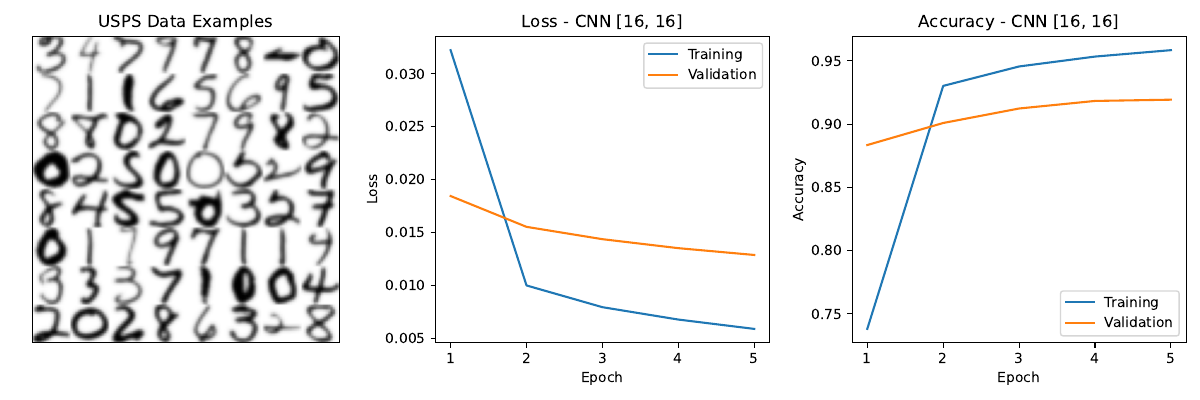

Reproduce this figure in Python.
#!/usr/bin/env python
# -*- coding: utf-8 -*-

"""
COMP0088 lab exercises for week 6.

Add your code as specified below.

A simple test driver is included in this script. Call it at the command line like this:

  $ python week_6.py

A 3-panel figure, `week_6.pdf`, will be generated so you can check it's doing what you
want. You should not need to edit the driver code, though you can if you wish.
"""

import utils
import sys
import os
import os.path
import argparse
from time import perf_counter

import numpy as np
import numpy.random
import matplotlib
import matplotlib.pyplot as plt

import torch
from torch import nn
from torch.utils.data import DataLoader, Subset
from torchvision import datasets
from torchvision.transforms import ToTensor

import ssl
ssl._create_default_https_context = ssl._create_unverified_context


# these will be extracted from data anyway, but
# these are the defaults for MNIST
INPUT_SHAPE = [1, 28, 28]
INPUT_SIZE = np.prod(INPUT_SHAPE)

# default layer configurations for the different model types
DEFAULT_MLP = [32, 32]
DEFAULT_CNN = [16, 16]
DEFAULT_RNN = [64, 1]

NUM_CLASSES = 10

# -- placeholder model class --


class Model(nn.Module):
    """
    Trivial PyTorch linear model to act as a placeholder
    and parent for the different task classes.
    """

    def __init__(self, input=INPUT_SIZE, output=NUM_CLASSES):
        """
        Initialise the model.

        The data passed to all the models this week is *image* data.
        Here we flatten it into a vector and apply a single linear
        layer with no activation.

        # Arguments
            input: the input size for the linear layer
            output: the output size for the linear layer
        """
        super().__init__()
        self.linear = nn.Sequential(nn.Flatten(), nn.Linear(input, output))

    def forward(self, x):
        """
        Execute a forward pass of the model.

        # Arguments
            x: the input data to the first layer

        # Returns
            output tensor from the last layer
        """
        return self.linear(x)


# ADD YOUR CODE BELOW

# -- Question 1 --

def train_epoch(model, dataloader, loss_function, optimiser):
    """
    Train a model on a single epoch of data.

    # Arguments
        model: a pytorch model (eg one of the above nn.Module subclasses)
        dataloader: a pytorch dataloader that will iterate over the dataset
            in batches
        loss_function: a pytorch loss function tensor
        optimiser: optimiser to use for training

    # Returns:
        loss: mean loss over the whole epoch
        accuracy: mean prediction accuracy over the epoch
    """
    t0 = perf_counter()
    model.train()
    total_loss, correct = 0, 0
    size = len(dataloader.dataset)
    
    for batch, (X, y) in enumerate(dataloader):
        X = X.to(device)
        y = y.to(device)
        preds = model(X)
        loss = loss_function(preds, y)
        total_loss += loss.item()
        
        correct += (preds.argmax(1) == y).type(torch.float).sum().item()

        optimiser.zero_grad()
        loss.backward()
        optimiser.step()

        """ if batch % 100 == 0:
            loss, current = loss.item(), batch * len(X)
            print(f'loss: {loss:>5f} [{current:>5d}/{size:>5d}, {perf_counter() - t0:.1f}s]') """

    return total_loss/size, correct/size


def test_epoch(model, dataloader, loss_function):
    """
    Evaluate a model on a dataset.

    # Arguments
        model: a pytorch model (eg one of the above nn.Module subclasses)
        dataloader: a pytorch dataloader that will iterate over the dataset
            in batches
        loss_function: a pytorch loss function tensor

    # Returns:
        loss: mean loss over the whole epoch
        accuracy: mean prediction accuracy over the epoch
    """
    model.eval()
    total_loss, correct = 0, 0
    t0 = perf_counter()
    size = len(dataloader.dataset)
    
    with torch.no_grad():
        for X, y in dataloader:
            X = X.to(device)
            y = y.to(device)
            preds = model(X)
            loss = loss_function(preds, y)
            
            total_loss += loss.item()
            correct += (preds.argmax(1) == y).type(torch.float).sum().item()
          
    return total_loss/size, correct/size



# -- Question 2 --

class MLP(Model):
    """
    Simple multi-layer perceptron model for image classification.
    """

    def __init__(self, input=INPUT_SIZE, spec=DEFAULT_MLP, output=NUM_CLASSES):
        """
        Initialise the multi-layer perceptron with the specified arrangement
        of fully-connected layers, using ReLU activation on each layer.

        Note that the data passed to this model (as for all models this
        week) will be *image* data, so the first layer in the model
        should be a Flatten layer, to turn the C * W * H pixel arrays
        into one dimensional ones.

        # Arguments
            input: the input size for the first hidden layer
            spec: a list of sizes for the intermediate layers
            output: the output size for the final layer
        """
        super().__init__(input, output)
        
        layers = [nn.Flatten()]
        nodes = [input] + spec + [output]    
        for i in range(len(nodes) - 1):
            layers += [nn.Linear(nodes[i], nodes[i+1], nn.ReLU())]
        self.layers = nn.Sequential(*layers)

    def forward(self, x):
        """
        Execute a forward pass of the model.

        # Arguments
            x: the input data to the first layer

        # Returns
            output tensor from the last layer
        """
        return self.layers(x)


# -- Question 3 --

class CNN(Model):
    """
    Simple convolutional neural network model for image classification.
    """

    def __init__(self, input=INPUT_SHAPE, spec=DEFAULT_CNN, output=NUM_CLASSES,
                 kernel=3, stride=2, padding=1):
        """
        Initialise the CNN with the specified arrangement of 2D convolutional
        layers and ReLU activations, with a final fully-connected layer to
        do the classification.

        # Arguments
            input: the input shape for the first convolutional layer
            spec: a list of numbers of channels for the convolutional layers
            output: the output size for the final fully-connected layer
            kernel: kernel size for all layers
            stride: convolution stride for all layers
            padding: amount of padding to add around each layer before convolving
        """
        super().__init__(np.prod(input), output)
        assert (len(spec) > 0)
        
        layers = [nn.Conv2d(input[0], spec[0], kernel, stride, padding), nn.ReLU()]
        
        out_size = int(np.floor(1 + (input[1] + 2 * padding - kernel) / stride))
        
        for ii in range(len(spec) - 1):
            layers += [ nn.Conv2d(spec[ii], spec[ii+1], kernel_size=kernel, stride=stride, padding=padding), nn.ReLU() ]
            out_size = int(np.floor(1 + (out_size + 2 * padding - kernel) / stride))
            
        layers += [ nn.Flatten(), nn.Linear(out_size * out_size * spec[-1], output) ]
        
        self.cnn = nn.Sequential(*layers)

    def forward(self, x):
        """
        Execute a forward pass of the model.

        # Arguments
            x: the input data to the first layer

        # Returns
            output tensor from the last layer
        """
        
        return self.cnn(x)


# -- Question 4 --

class RNN(Model):
    """
    Simple recurrent network model for image classification.
    """

    def __init__(self, input=INPUT_SHAPE, spec=DEFAULT_RNN, output=NUM_CLASSES,
                 unit_type='lstm'):
        """
        Initialise the RNN with the specified stack of recurrent layers,
        with a final fully-connected layer to do the classification.

        # Arguments
            input: the input shape for the image data.
                we assume [C, H, W] ordering and will process as a
                sequence of H inputs of size C*W
            spec: a list specifying the hidden size of each layer (at element 0)
                and optionally the number of such layers to stack (at element 1)
            output: the output size for the final fully-connected layer
            unit_type: what type of recurrent layers to use
                'lstm': use nn.LSTM
                'gru': use nn.GRU
                (anything else): use nn.RNN
        """
        super().__init__(np.prod(input), output)
        
        self.input_size = input[0] * input[2]   # channels * columns
        self.seq_size = input[1]                # rows
        self.hidden_size = spec[0]
        self.num_layers = spec[1] if len(spec) > 1 else 1
        self.output = output
        self.unit_type = unit_type
        
        cls = {
            'lstm' : nn.LSTM,
            'gru' : nn.GRU,
        }.get(unit_type, nn.RNN)
        
        self.rnn = cls(input_size=self.input_size, hidden_size=spec[0], num_layers=spec[1], batch_first=True)
        self.fc = nn.Linear(spec[0], output)
    

    def forward(self, X):
        """
        Execute a forward pass of the model.

        # Arguments
            X: the input data to the first layer

        # Returns
            output tensor from the last layer
        """
        
        return super().forward(X)


# TEST DRIVER

def subset_classes(vis_data, args):
    """
    Optionally reduce a torchvision dataset to a subset of its classes.
    Should allow for faster train & test cycles.

    Note that this depends on the dataset having labels in its
    `targets` attribute -- this is true of the 5 supported datasets
    here, but is not necessarily true of torch datasets in
    general. (For example, it is not true of a subsetted dataset
    returned from this function.)
    """
    if args.classes > 1:
        print(f'subsetting first {args.classes} classes')
        targets = np.array(vis_data.targets)
        return Subset(vis_data, np.flatnonzero(targets < args.classes))
    else:
        return vis_data


def process_args():
    ap = argparse.ArgumentParser(
        description='week 6 coursework script for COMP0088')
    ap.add_argument(
        '-s', '--seed', help='seed random number generator', type=int, default=None)

    # model configuration
    ap.add_argument('-M', '--model',
                    help='type of model to build', default='linear')
    ap.add_argument('-y', '--layers',
                    help='comma-sep list of hidden layer sizes', default=None)
    ap.add_argument('-k', '--kernel',
                    help='convolution kernel size', default=3, type=int)
    ap.add_argument('-S', '--stride', help='convolution stride',
                    default=2, type=int)
    ap.add_argument('-p', '--padding',
                    help='convolution padding', default=1, type=int)

    # training configuration
    ap.add_argument('-b', '--batch',
                    help='minibatch size to train', default=25, type=int)
    ap.add_argument('-e', '--epochs',
                    help='number of epochs to train', default=5, type=int)
    ap.add_argument('-l', '--lr', help='learning rate',
                    type=float, default=1e-2)
    ap.add_argument('-o', '--optim',
                    help='which optimiser to use', default='sgd')
    ap.add_argument('-m', '--momentum', help='learning momentum',
                    default=0.9, type=float)
    ap.add_argument(
        '-d', '--decay', help='weight decay (L2 regularisation)', default=0, type=float)
    ap.add_argument('-c', '--classes',
                    help='how many classes to use', default=0, type=int)

    ap.add_argument(
        '-C', '--cpu', help='use CPU even if CUDA available', action='store_true')

    # problem configuration
    ap.add_argument(
        '-D', '--data', help='name of dataset to load', default='usps')

    ap.add_argument('file', help='name of output file to produce',
                    nargs='?', default='week_6.pdf')
    return ap.parse_args()


if __name__ == '__main__':
    args = process_args()
    rng = numpy.random.default_rng(args.seed)
    if args.seed is not None:
        torch.manual_seed(args.seed)

    data, name = {
        'm': (datasets.MNIST, 'MNIST'),
        'f': (datasets.FashionMNIST, 'FashionMNIST'),
        'k': (datasets.KMNIST, 'Kuzushiji-MNIST'),
        'c': (datasets.CIFAR10, 'CIFAR10'),
    }.get(args.data.lower()[:1], (datasets.USPS, 'USPS'))

    t0 = perf_counter()
    print('loading training data for ' + name)
    train_data = subset_classes(
        data('data', train=True, download=True, transform=ToTensor()), args)
    train_loader = DataLoader(train_data, batch_size=args.batch)

    print('loading validation data for ' + name)
    t0 = perf_counter()
    val_data = subset_classes(
        data('data', train=False, download=True, transform=ToTensor()), args)
    val_loader = DataLoader(val_data, batch_size=args.batch)

    print(f'loading time: {perf_counter() - t0:>.3f} seconds')

    input_shape = tuple(train_data[0][0].shape)
    input_size = np.product(input_shape)

    device = 'cuda' if (torch.cuda.is_available() and not args.cpu) else 'cpu'
    print('using device: ' + device)

    if args.layers is None:
        args.layers = {
            'mlp': ','.join([str(x) for x in DEFAULT_MLP]),
            'cnn': ','.join([str(x) for x in DEFAULT_CNN]),
        }.get(args.model.lower(), ','.join([str(x) for x in DEFAULT_RNN]))

    layers = [int(x) for x in args.layers.split(',')]

    t1 = perf_counter()
    num_classes = min(
        args.classes, NUM_CLASSES) if args.classes > 1 else NUM_CLASSES

    if args.model.lower() == 'mlp':
        print('building MLP with hidden layers: ' + str(layers))
        model = MLP(input=input_size, spec=layers,
                    output=num_classes).to(device)
        model_name = 'MLP ' + str(layers)
    elif args.model.lower() == 'cnn':
        print('building CNN with layers: ' + str(layers))
        model = CNN(input=input_shape, spec=layers, output=num_classes,
                    kernel=args.kernel, stride=args.stride, padding=args.padding).to(device)
        model_name = 'CNN ' + str(layers)
    elif args.model.lower() == 'rnn':
        print('building RNN with layers: ' + str(layers))
        model = RNN(input=input_shape, spec=layers,
                    output=num_classes, unit_type='rnn').to(device)
        model_name = 'RNN ' + str(layers)
    elif args.model.lower() == 'lstm':
        print('building LSTM with layers: ' + str(layers))
        model = RNN(input=input_shape, spec=layers,
                    output=num_classes, unit_type='lstm').to(device)
        model_name = 'LSTM ' + str(layers)
    elif args.model.lower() == 'gru':
        print('building GRU with layers: ' + str(layers))
        model = RNN(input=input_shape, spec=layers,
                    output=num_classes, unit_type='gru').to(device)
        model_name = 'GRU ' + str(layers)
    else:
        print(f'building placeholder linear model {input_size}  {num_classes}')
        model = Model(input=input_size, output=num_classes).to(device)
        model_name = f'Linear [{input_size}×{num_classes}]'

    print(f'build time: {perf_counter() - t1:>.3f} seconds')

    loss_function = nn.CrossEntropyLoss()

    if args.optim.lower() == 'adam':
        optimiser = torch.optim.Adam(
            model.parameters(), lr=args.lr, weight_decay=args.decay)
    # ... other optimisers here, maybe
    else:
        optimiser = torch.optim.SGD(model.parameters(
        ), lr=args.lr, momentum=args.momentum, weight_decay=args.decay)

    t2 = perf_counter()

    print(f'training for {args.epochs} epochs\n')
    train_loss, train_acc, val_loss, val_acc = [], [], [], []
    for ii in range(args.epochs):
        print(f'Epoch {ii+1}\n-----------------------')
        loss, acc = train_epoch(model, train_loader, loss_function, optimiser)
        train_loss.append(loss)
        train_acc.append(acc)

        loss, acc = test_epoch(model, val_loader, loss_function)
        val_loss.append(loss)
        val_acc.append(acc)

    print(
        f'Total train/test time for {args.epochs} epochs: {perf_counter() - t2:>.2f} seconds')

    fig = plt.figure(figsize=(12, 4))
    axs = fig.subplots(nrows=1, ncols=3, squeeze=False)

    blue, orange = plt.cm.tab10.colors[:2]

    sub_tag = f' [{args.classes}]' if args.classes > 1 else ''

    utils.plot_image(axs[0, 0], utils.torch_data_to_image_grid(train_data, 8, 8, shuffle=True, rng=rng),
                     title=f'{name}{sub_tag} Data Examples')

    if train_loss[0] is None:
        utils.plot_unimplemented(axs[0, 1], title=f'Loss - {model_name}')
        utils.plot_unimplemented(axs[0, 2], title=f'Accuracy - {model_name}')
    else:
        epochs = list(range(1, args.epochs+1))
        axs[0, 1].plot(epochs, train_loss, color=blue, label='Training')
        axs[0, 1].plot(epochs, val_loss, color=orange, label='Validation')
        axs[0, 1].set_xlabel('Epoch')
        axs[0, 1].set_ylabel('Loss')
        axs[0, 1].set_title(f'Loss - {model_name}')
        axs[0, 1].legend()

        axs[0, 2].plot(epochs, train_acc, color=blue, label='Training')
        axs[0, 2].plot(epochs, val_acc, color=orange, label='Validation')
        axs[0, 2].set_xlabel('Epoch')
        axs[0, 2].set_ylabel('Accuracy')
        axs[0, 2].set_title(f'Accuracy - {model_name}')
        axs[0, 2].legend()

    fig.tight_layout(pad=1)
    fig.savefig(args.file)
    plt.close(fig)
